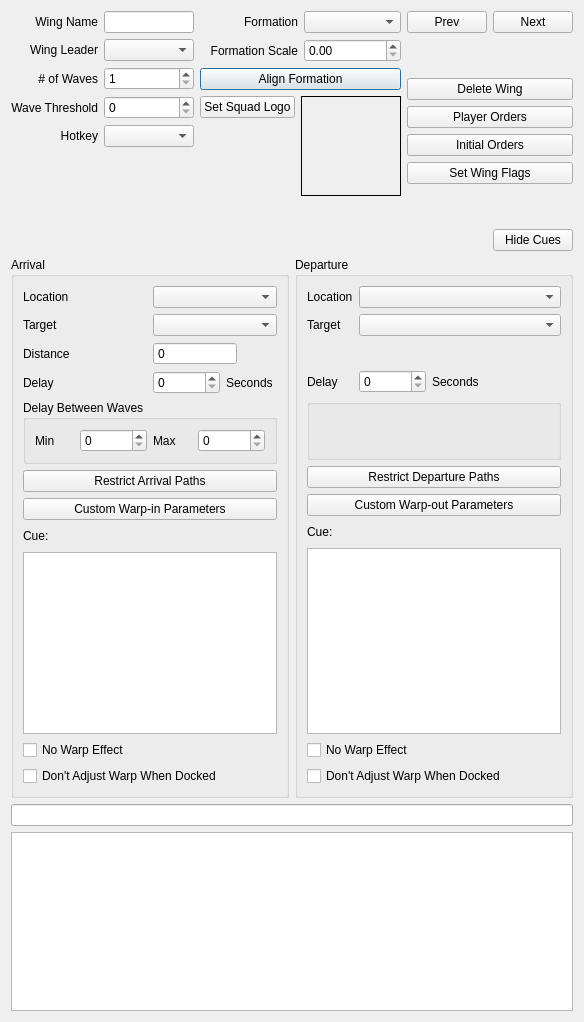
<?xml version="1.0" encoding="UTF-8"?>
<ui version="4.0">
 <class>fso::fred::dialogs::WingEditorDialog</class>
 <widget class="QDialog" name="fso::fred::dialogs::WingEditorDialog">
  <property name="geometry">
   <rect>
    <x>0</x>
    <y>0</y>
    <width>584</width>
    <height>1022</height>
   </rect>
  </property>
  <property name="sizePolicy">
   <sizepolicy hsizetype="Preferred" vsizetype="Preferred">
    <horstretch>0</horstretch>
    <verstretch>0</verstretch>
   </sizepolicy>
  </property>
  <property name="minimumSize">
   <size>
    <width>0</width>
    <height>0</height>
   </size>
  </property>
  <property name="windowTitle">
   <string>Edit Wing</string>
  </property>
  <layout class="QGridLayout" name="gridLayout">
   <property name="sizeConstraint">
    <enum>QLayout::SetDefaultConstraint</enum>
   </property>
   <item row="0" column="0">
    <layout class="QVBoxLayout" name="fullLayout">
     <property name="sizeConstraint">
      <enum>QLayout::SetDefaultConstraint</enum>
     </property>
     <item>
      <layout class="QHBoxLayout" name="topLayout" stretch="2,0,1">
       <item>
        <layout class="QVBoxLayout" name="firstColumn" stretch="1,0">
         <property name="rightMargin">
          <number>0</number>
         </property>
         <item>
          <layout class="QGridLayout" name="firstColumnOptions">
           <item row="4" column="0">
            <widget class="QLabel" name="hotkeyLabel">
             <property name="text">
              <string>Hotkey</string>
             </property>
             <property name="alignment">
              <set>Qt::AlignRight|Qt::AlignTrailing|Qt::AlignVCenter</set>
             </property>
            </widget>
           </item>
           <item row="2" column="0">
            <widget class="QLabel" name="numWavesLabel">
             <property name="text">
              <string># of Waves</string>
             </property>
             <property name="alignment">
              <set>Qt::AlignRight|Qt::AlignTrailing|Qt::AlignVCenter</set>
             </property>
            </widget>
           </item>
           <item row="0" column="1">
            <widget class="QLineEdit" name="wingNameEdit">
             <property name="toolTip">
              <string>&lt;html&gt;&lt;head/&gt;&lt;body&gt;&lt;p&gt;Sets the ship's name&lt;/p&gt;&lt;/body&gt;&lt;/html&gt;</string>
             </property>
            </widget>
           </item>
           <item row="3" column="0">
            <widget class="QLabel" name="waveThresholdLabel">
             <property name="text">
              <string>Wave Threshold</string>
             </property>
             <property name="alignment">
              <set>Qt::AlignRight|Qt::AlignTrailing|Qt::AlignVCenter</set>
             </property>
            </widget>
           </item>
           <item row="2" column="1">
            <widget class="QSpinBox" name="numWavesSpinBox">
             <property name="minimum">
              <number>1</number>
             </property>
             <property name="maximum">
              <number>16777215</number>
             </property>
            </widget>
           </item>
           <item row="3" column="1">
            <widget class="QSpinBox" name="waveThresholdSpinBox"/>
           </item>
           <item row="1" column="1">
            <widget class="QComboBox" name="wingLeaderCombo"/>
           </item>
           <item row="0" column="0">
            <widget class="QLabel" name="wingNameLabel">
             <property name="text">
              <string>Wing Name</string>
             </property>
             <property name="alignment">
              <set>Qt::AlignRight|Qt::AlignTrailing|Qt::AlignVCenter</set>
             </property>
            </widget>
           </item>
           <item row="1" column="0">
            <widget class="QLabel" name="wingLeaderLabel">
             <property name="text">
              <string>Wing Leader</string>
             </property>
             <property name="alignment">
              <set>Qt::AlignRight|Qt::AlignTrailing|Qt::AlignVCenter</set>
             </property>
            </widget>
           </item>
           <item row="4" column="1">
            <widget class="QComboBox" name="hotkeyCombo">
             <property name="autoFillBackground">
              <bool>true</bool>
             </property>
            </widget>
           </item>
          </layout>
         </item>
         <item>
          <spacer name="verticalSpacer_5">
           <property name="orientation">
            <enum>Qt::Vertical</enum>
           </property>
           <property name="sizeHint" stdset="0">
            <size>
             <width>20</width>
             <height>40</height>
            </size>
           </property>
          </spacer>
         </item>
        </layout>
       </item>
       <item>
        <layout class="QVBoxLayout" name="middleColumn" stretch="0,0,0,0">
         <item>
          <layout class="QGridLayout" name="middleOptionsGrid">
           <property name="verticalSpacing">
            <number>6</number>
           </property>
           <item row="3" column="1">
            <widget class="QDoubleSpinBox" name="formationScaleSpinBox">
             <property name="maximum">
              <double>16777215.000000000000000</double>
             </property>
             <property name="singleStep">
              <double>0.100000000000000</double>
             </property>
            </widget>
           </item>
           <item row="3" column="0">
            <widget class="QLabel" name="formationScaleLabel">
             <property name="text">
              <string>Formation Scale</string>
             </property>
             <property name="alignment">
              <set>Qt::AlignRight|Qt::AlignTrailing|Qt::AlignVCenter</set>
             </property>
            </widget>
           </item>
           <item row="1" column="0">
            <widget class="QLabel" name="formationLabel">
             <property name="text">
              <string>Formation</string>
             </property>
             <property name="alignment">
              <set>Qt::AlignRight|Qt::AlignTrailing|Qt::AlignVCenter</set>
             </property>
            </widget>
           </item>
           <item row="1" column="1">
            <widget class="QComboBox" name="formationCombo">
             <property name="toolTip">
              <string>&lt;html&gt;&lt;head/&gt;&lt;body&gt;&lt;p&gt;&lt;br/&gt;&lt;/p&gt;&lt;/body&gt;&lt;/html&gt;</string>
             </property>
             <property name="currentText">
              <string/>
             </property>
            </widget>
           </item>
          </layout>
         </item>
         <item>
          <widget class="QPushButton" name="alignFormationButton">
           <property name="text">
            <string>Align Formation</string>
           </property>
          </widget>
         </item>
         <item>
          <layout class="QHBoxLayout" name="horizontalLayout_3">
           <item>
            <layout class="QVBoxLayout" name="squadLogoControls">
             <property name="spacing">
              <number>6</number>
             </property>
             <item>
              <widget class="QPushButton" name="setSquadLogoButton">
               <property name="toolTip">
                <string>&lt;html&gt;&lt;head/&gt;&lt;body&gt;&lt;p&gt;Set ship's flags (Add special Features)&lt;/p&gt;&lt;/body&gt;&lt;/html&gt;</string>
               </property>
               <property name="text">
                <string>Set Squad Logo</string>
               </property>
              </widget>
             </item>
             <item>
              <widget class="QLabel" name="squadLogoFile">
               <property name="text">
                <string>&lt;none&gt;</string>
               </property>
               <property name="alignment">
                <set>Qt::AlignCenter</set>
               </property>
              </widget>
             </item>
             <item>
              <spacer name="verticalSpacer_3">
               <property name="orientation">
                <enum>Qt::Vertical</enum>
               </property>
               <property name="sizeHint" stdset="0">
                <size>
                 <width>20</width>
                 <height>40</height>
                </size>
               </property>
              </spacer>
             </item>
            </layout>
           </item>
           <item>
            <widget class="QLabel" name="squadLogoImage">
             <property name="sizePolicy">
              <sizepolicy hsizetype="Fixed" vsizetype="Fixed">
               <horstretch>0</horstretch>
               <verstretch>0</verstretch>
              </sizepolicy>
             </property>
             <property name="minimumSize">
              <size>
               <width>100</width>
               <height>100</height>
              </size>
             </property>
             <property name="maximumSize">
              <size>
               <width>100</width>
               <height>100</height>
              </size>
             </property>
             <property name="autoFillBackground">
              <bool>true</bool>
             </property>
             <property name="frameShape">
              <enum>QFrame::Box</enum>
             </property>
             <property name="frameShadow">
              <enum>QFrame::Plain</enum>
             </property>
             <property name="text">
              <string>&lt;none&gt;</string>
             </property>
             <property name="alignment">
              <set>Qt::AlignCenter</set>
             </property>
            </widget>
           </item>
          </layout>
         </item>
         <item>
          <spacer name="verticalSpacer">
           <property name="orientation">
            <enum>Qt::Vertical</enum>
           </property>
           <property name="sizeHint" stdset="0">
            <size>
             <width>20</width>
             <height>40</height>
            </size>
           </property>
          </spacer>
         </item>
        </layout>
       </item>
       <item>
        <layout class="QGridLayout" name="lastColumn">
         <property name="sizeConstraint">
          <enum>QLayout::SetDefaultConstraint</enum>
         </property>
         <property name="horizontalSpacing">
          <number>0</number>
         </property>
         <item row="5" column="0">
          <widget class="QPushButton" name="wingFlagsButton">
           <property name="toolTip">
            <string>&lt;html&gt;&lt;head/&gt;&lt;body&gt;&lt;p&gt;Set special wing flags&lt;/p&gt;&lt;/body&gt;&lt;/html&gt;</string>
           </property>
           <property name="text">
            <string>Set Wing Flags</string>
           </property>
          </widget>
         </item>
         <item row="3" column="0">
          <widget class="QPushButton" name="disbandWingButton">
           <property name="text">
            <string>Disband Wing</string>
           </property>
          </widget>
         </item>
         <item row="6" column="0">
          <spacer name="verticalSpacer_2">
           <property name="orientation">
            <enum>Qt::Vertical</enum>
           </property>
           <property name="sizeHint" stdset="0">
            <size>
             <width>20</width>
             <height>40</height>
            </size>
           </property>
          </spacer>
         </item>
         <item row="2" column="0">
          <widget class="QPushButton" name="deleteWingButton">
           <property name="text">
            <string>Delete Wing</string>
           </property>
          </widget>
         </item>
         <item row="0" column="0">
          <layout class="QHBoxLayout" name="directionalBtnLayout">
           <property name="spacing">
            <number>6</number>
           </property>
           <item>
            <widget class="QPushButton" name="prevWingButton">
             <property name="sizePolicy">
              <sizepolicy hsizetype="Preferred" vsizetype="Fixed">
               <horstretch>0</horstretch>
               <verstretch>0</verstretch>
              </sizepolicy>
             </property>
             <property name="maximumSize">
              <size>
               <width>16777215</width>
               <height>16777215</height>
              </size>
             </property>
             <property name="text">
              <string>Prev</string>
             </property>
            </widget>
           </item>
           <item>
            <widget class="QPushButton" name="nextWingButton">
             <property name="sizePolicy">
              <sizepolicy hsizetype="Preferred" vsizetype="Fixed">
               <horstretch>0</horstretch>
               <verstretch>0</verstretch>
              </sizepolicy>
             </property>
             <property name="maximumSize">
              <size>
               <width>16777215</width>
               <height>16777215</height>
              </size>
             </property>
             <property name="text">
              <string>Next</string>
             </property>
            </widget>
           </item>
          </layout>
         </item>
         <item row="4" column="0">
          <widget class="QPushButton" name="initialOrdersButton">
           <property name="toolTip">
            <string>&lt;html&gt;&lt;head/&gt;&lt;body&gt;&lt;p&gt;Give orders to the ship&lt;/p&gt;&lt;/body&gt;&lt;/html&gt;</string>
           </property>
           <property name="text">
            <string>Initial Orders</string>
           </property>
          </widget>
         </item>
         <item row="3" column="0">
          <widget class="QPushButton" name="playerOrdersButton">
           <property name="toolTip">
            <string>Configure which player orders ships in this wing will accept.</string>
           </property>
           <property name="text">
            <string>Player Orders</string>
           </property>
          </widget>
         </item>
         <item row="1" column="0">
          <spacer name="verticalSpacer_6">
           <property name="orientation">
            <enum>Qt::Vertical</enum>
           </property>
           <property name="sizeHint" stdset="0">
            <size>
             <width>20</width>
             <height>40</height>
            </size>
           </property>
          </spacer>
         </item>
        </layout>
       </item>
      </layout>
     </item>
     <item>
      <layout class="QHBoxLayout" name="buttons">
       <property name="sizeConstraint">
        <enum>QLayout::SetDefaultConstraint</enum>
       </property>
       <item>
        <spacer name="horizontalSpacer_2">
         <property name="orientation">
          <enum>Qt::Horizontal</enum>
         </property>
         <property name="sizeHint" stdset="0">
          <size>
           <width>40</width>
           <height>20</height>
          </size>
         </property>
        </spacer>
       </item>
       <item>
        <widget class="QPushButton" name="hideCuesButton">
         <property name="toolTip">
          <string>&lt;html&gt;&lt;head/&gt;&lt;body&gt;&lt;p&gt;Hide the arrival/departure section&lt;/p&gt;&lt;/body&gt;&lt;/html&gt;</string>
         </property>
         <property name="text">
          <string>Hide Cues</string>
         </property>
         <property name="checkable">
          <bool>true</bool>
         </property>
        </widget>
       </item>
      </layout>
     </item>
     <item>
      <layout class="QHBoxLayout" name="cueLayout">
       <item>
        <widget class="QGroupBox" name="arrivalGroupBox">
         <property name="title">
          <string>Arrival</string>
         </property>
         <layout class="QVBoxLayout" name="arrivalLayout">
          <item>
           <layout class="QGridLayout" name="arrivalBoxLayout">
            <item row="2" column="0">
             <widget class="QLabel" name="arrivalDistanceLabel">
              <property name="text">
               <string>Distance</string>
              </property>
             </widget>
            </item>
            <item row="0" column="0">
             <widget class="QLabel" name="arrivalLocationLabel">
              <property name="text">
               <string>Location</string>
              </property>
             </widget>
            </item>
            <item row="1" column="1">
             <widget class="QComboBox" name="arrivalTargetCombo">
              <property name="toolTip">
               <string>&lt;html&gt;&lt;head/&gt;&lt;body&gt;&lt;p&gt;Target Ship&lt;/p&gt;&lt;/body&gt;&lt;/html&gt;</string>
              </property>
             </widget>
            </item>
            <item row="1" column="0">
             <widget class="QLabel" name="arrivalTargetLabel">
              <property name="text">
               <string>Target</string>
              </property>
             </widget>
            </item>
            <item row="3" column="0">
             <widget class="QLabel" name="arrivalDelayLabel">
              <property name="text">
               <string>Delay</string>
              </property>
             </widget>
            </item>
            <item row="0" column="1">
             <widget class="QComboBox" name="arrivalLocationCombo">
              <property name="toolTip">
               <string>&lt;html&gt;&lt;head/&gt;&lt;body&gt;&lt;p&gt;Sets ship's arrival location&lt;/p&gt;&lt;p&gt;Hyperspace - Ship appears where it is on the map,&lt;/p&gt;&lt;p&gt;Near Ship - Ship appears at a random location the specified distance of the target,&lt;/p&gt;&lt;p&gt;In front of ship - Ship appears ate the specified distance somewhere in a cone in front of the target,&lt;/p&gt;&lt;p&gt;Docking Bay - Ship arrives in the targets fighter bay&lt;/p&gt;&lt;/body&gt;&lt;/html&gt;</string>
              </property>
             </widget>
            </item>
            <item row="3" column="1">
             <layout class="QHBoxLayout" name="arrivalDelayLayout">
              <item>
               <widget class="QSpinBox" name="arrivalDelaySpinBox">
                <property name="toolTip">
                 <string>&lt;html&gt;&lt;head/&gt;&lt;body&gt;&lt;p&gt;Time to wait after cue conditions met&lt;/p&gt;&lt;/body&gt;&lt;/html&gt;</string>
                </property>
                <property name="maximum">
                 <number>16777215</number>
                </property>
               </widget>
              </item>
              <item>
               <widget class="QLabel" name="arrivalSeconds">
                <property name="text">
                 <string>Seconds</string>
                </property>
               </widget>
              </item>
             </layout>
            </item>
            <item row="2" column="1">
             <layout class="QHBoxLayout" name="arrivalDistanceLayout">
              <item>
               <widget class="QSpinBox" name="arrivalDistanceSpinBox">
                <property name="toolTip">
                 <string>&lt;html&gt;&lt;head/&gt;&lt;body&gt;&lt;p&gt;Distance from target&lt;/p&gt;&lt;/body&gt;&lt;/html&gt;</string>
                </property>
                <property name="buttonSymbols">
                 <enum>QAbstractSpinBox::NoButtons</enum>
                </property>
                <property name="maximum">
                 <number>16777215</number>
                </property>
               </widget>
              </item>
              <item>
               <spacer name="distanceSpaceer">
                <property name="orientation">
                 <enum>Qt::Horizontal</enum>
                </property>
                <property name="sizeType">
                 <enum>QSizePolicy::Preferred</enum>
                </property>
                <property name="sizeHint" stdset="0">
                 <size>
                  <width>40</width>
                  <height>20</height>
                 </size>
                </property>
               </spacer>
              </item>
             </layout>
            </item>
           </layout>
          </item>
          <item>
           <widget class="QGroupBox" name="waveDelayGroupBox">
            <property name="title">
             <string>Delay Between Waves</string>
            </property>
            <layout class="QHBoxLayout" name="horizontalLayout">
             <item>
              <widget class="QLabel" name="minDelayLabel">
               <property name="text">
                <string>Min</string>
               </property>
              </widget>
             </item>
             <item>
              <widget class="QSpinBox" name="minDelaySpinBox">
               <property name="maximum">
                <number>16777215</number>
               </property>
              </widget>
             </item>
             <item>
              <widget class="QLabel" name="maxDelayLabel">
               <property name="text">
                <string>Max</string>
               </property>
              </widget>
             </item>
             <item>
              <widget class="QSpinBox" name="maxDelaySpinBox">
               <property name="maximum">
                <number>16777215</number>
               </property>
              </widget>
             </item>
            </layout>
           </widget>
          </item>
          <item>
           <widget class="QPushButton" name="restrictArrivalPathsButton">
            <property name="toolTip">
             <string>&lt;html&gt;&lt;head/&gt;&lt;body&gt;&lt;p&gt;Limit the fighterbay paths the arriving ship can use&lt;/p&gt;&lt;/body&gt;&lt;/html&gt;</string>
            </property>
            <property name="text">
             <string>Restrict Arrival Paths</string>
            </property>
           </widget>
          </item>
          <item>
           <widget class="QPushButton" name="customWarpinButton">
            <property name="toolTip">
             <string>&lt;html&gt;&lt;head/&gt;&lt;body&gt;&lt;p&gt;Change the apperance, speed and sound of the warp effect (Excluding Docking bay)&lt;/p&gt;&lt;/body&gt;&lt;/html&gt;</string>
            </property>
            <property name="text">
             <string>Custom Warp-in Parameters</string>
            </property>
           </widget>
          </item>
          <item>
           <layout class="QHBoxLayout" name="arrivalCueLayout">
            <item>
             <widget class="QLabel" name="arrivalCureLabel">
              <property name="text">
               <string>Cue:</string>
              </property>
             </widget>
            </item>
            <item>
             <spacer name="horizontalSpacer">
              <property name="orientation">
               <enum>Qt::Horizontal</enum>
              </property>
              <property name="sizeHint" stdset="0">
               <size>
                <width>40</width>
                <height>20</height>
               </size>
              </property>
             </spacer>
            </item>
           </layout>
          </item>
          <item>
           <widget class="fso::fred::sexp_tree" name="arrivalTree"/>
          </item>
          <item>
           <widget class="fso::fred::ShipFlagCheckbox" name="noArrivalWarpCheckBox">
            <property name="toolTip">
             <string>&lt;html&gt;&lt;head/&gt;&lt;body&gt;&lt;p&gt;Ship pops into existance&lt;/p&gt;&lt;/body&gt;&lt;/html&gt;</string>
            </property>
            <property name="text">
             <string>No Warp Effect</string>
            </property>
           </widget>
          </item>
          <item>
           <widget class="QCheckBox" name="noArrivalWarpAdjustCheckbox">
            <property name="text">
             <string>Don't Adjust Warp When Docked</string>
            </property>
           </widget>
          </item>
         </layout>
        </widget>
       </item>
       <item>
        <widget class="QGroupBox" name="departureGroupBox">
         <property name="title">
          <string>Departure</string>
         </property>
         <layout class="QVBoxLayout" name="departureLayout_2">
          <item>
           <layout class="QGridLayout" name="departureLayout">
            <item row="1" column="0">
             <widget class="QLabel" name="departureTargetLabel">
              <property name="text">
               <string>Target</string>
              </property>
             </widget>
            </item>
            <item row="1" column="1">
             <widget class="QComboBox" name="departureTargetCombo">
              <property name="toolTip">
               <string>&lt;html&gt;&lt;head/&gt;&lt;body&gt;&lt;p&gt;Set departure target&lt;/p&gt;&lt;/body&gt;&lt;/html&gt;</string>
              </property>
             </widget>
            </item>
            <item row="3" column="0">
             <widget class="QLabel" name="departureDelayLabel">
              <property name="text">
               <string>Delay</string>
              </property>
             </widget>
            </item>
            <item row="0" column="1">
             <widget class="QComboBox" name="departureLocationCombo">
              <property name="toolTip">
               <string>&lt;html&gt;&lt;head/&gt;&lt;body&gt;&lt;p&gt;Sets ship's departure location&lt;/p&gt;&lt;p&gt;Hyperspace - Ship leaves from where it is,&lt;/p&gt;&lt;p&gt;Docking Bay - Ship departs into the targets fighter bay&lt;/p&gt;&lt;/body&gt;&lt;/html&gt;</string>
              </property>
             </widget>
            </item>
            <item row="3" column="1">
             <layout class="QHBoxLayout" name="departureDelayLayout">
              <item>
               <widget class="QSpinBox" name="departureDelaySpinBox">
                <property name="toolTip">
                 <string>&lt;html&gt;&lt;head/&gt;&lt;body&gt;&lt;p&gt;Time to wait after cue conditions met&lt;/p&gt;&lt;/body&gt;&lt;/html&gt;</string>
                </property>
                <property name="maximum">
                 <number>16777215</number>
                </property>
               </widget>
              </item>
              <item>
               <widget class="QLabel" name="departureSeconds">
                <property name="text">
                 <string>Seconds</string>
                </property>
               </widget>
              </item>
              <item>
               <spacer name="departuredelaySpacer">
                <property name="orientation">
                 <enum>Qt::Horizontal</enum>
                </property>
                <property name="sizeHint" stdset="0">
                 <size>
                  <width>40</width>
                  <height>20</height>
                 </size>
                </property>
               </spacer>
              </item>
             </layout>
            </item>
            <item row="0" column="0">
             <widget class="QLabel" name="departureLocationLabel">
              <property name="text">
               <string>Location</string>
              </property>
             </widget>
            </item>
            <item row="2" column="0">
             <widget class="QLabel" name="fillerLabel_2">
              <property name="text">
               <string/>
              </property>
             </widget>
            </item>
            <item row="2" column="1">
             <spacer name="departureSpaceer">
              <property name="orientation">
               <enum>Qt::Vertical</enum>
              </property>
              <property name="sizeType">
               <enum>QSizePolicy::Minimum</enum>
              </property>
              <property name="sizeHint" stdset="0">
               <size>
                <width>20</width>
                <height>22</height>
               </size>
              </property>
             </spacer>
            </item>
           </layout>
          </item>
          <item>
           <widget class="QGroupBox" name="fillerGroupBox">
            <property name="title">
             <string/>
            </property>
            <property name="flat">
             <bool>false</bool>
            </property>
            <layout class="QHBoxLayout" name="horizontalLayout_2">
             <item>
              <spacer name="verticalSpacer_4">
               <property name="orientation">
                <enum>Qt::Vertical</enum>
               </property>
               <property name="sizeHint" stdset="0">
                <size>
                 <width>20</width>
                 <height>40</height>
                </size>
               </property>
              </spacer>
             </item>
             <item>
              <widget class="QLabel" name="fillerLabel">
               <property name="text">
                <string/>
               </property>
              </widget>
             </item>
            </layout>
           </widget>
          </item>
          <item>
           <widget class="QPushButton" name="restrictDeparturePathsButton">
            <property name="toolTip">
             <string>&lt;html&gt;&lt;head/&gt;&lt;body&gt;&lt;p&gt;Limit the fighterbay paths the departing ship can use&lt;/p&gt;&lt;/body&gt;&lt;/html&gt;</string>
            </property>
            <property name="text">
             <string>Restrict Departure Paths</string>
            </property>
           </widget>
          </item>
          <item>
           <widget class="QPushButton" name="customWarpoutButton">
            <property name="toolTip">
             <string>&lt;html&gt;&lt;head/&gt;&lt;body&gt;&lt;p&gt;Change the apperance, speed and sound of the warp effect (Hyperspace only)&lt;/p&gt;&lt;/body&gt;&lt;/html&gt;</string>
            </property>
            <property name="text">
             <string>Custom Warp-out Parameters</string>
            </property>
           </widget>
          </item>
          <item>
           <layout class="QHBoxLayout" name="departureCueLayout">
            <item>
             <widget class="QLabel" name="departureCueLabel">
              <property name="text">
               <string>Cue:</string>
              </property>
             </widget>
            </item>
            <item>
             <spacer name="departureCueSpacer">
              <property name="orientation">
               <enum>Qt::Horizontal</enum>
              </property>
              <property name="sizeHint" stdset="0">
               <size>
                <width>40</width>
                <height>20</height>
               </size>
              </property>
             </spacer>
            </item>
           </layout>
          </item>
          <item>
           <widget class="fso::fred::sexp_tree" name="departureTree"/>
          </item>
          <item>
           <widget class="fso::fred::ShipFlagCheckbox" name="noDepartureWarpCheckBox">
            <property name="toolTip">
             <string>&lt;html&gt;&lt;head/&gt;&lt;body&gt;&lt;p&gt;Ship pops out of existance&lt;/p&gt;&lt;/body&gt;&lt;/html&gt;</string>
            </property>
            <property name="text">
             <string>No Warp Effect</string>
            </property>
           </widget>
          </item>
          <item>
           <widget class="QCheckBox" name="noDepartureWarpAdjustCheckbox">
            <property name="text">
             <string>Don't Adjust Warp When Docked</string>
            </property>
           </widget>
          </item>
         </layout>
        </widget>
       </item>
      </layout>
     </item>
     <item>
      <widget class="QLineEdit" name="HelpTitle">
       <property name="enabled">
        <bool>true</bool>
       </property>
       <property name="readOnly">
        <bool>true</bool>
       </property>
      </widget>
     </item>
     <item>
      <widget class="QTextEdit" name="helpText">
       <property name="enabled">
        <bool>true</bool>
       </property>
       <property name="verticalScrollBarPolicy">
        <enum>Qt::ScrollBarAlwaysOff</enum>
       </property>
       <property name="readOnly">
        <bool>true</bool>
       </property>
      </widget>
     </item>
    </layout>
   </item>
  </layout>
 </widget>
 <customwidgets>
  <customwidget>
   <class>fso::fred::ShipFlagCheckbox</class>
   <extends>QCheckBox</extends>
   <header>ui/widgets/ShipFlagCheckbox.h</header>
  </customwidget>
  <customwidget>
   <class>fso::fred::sexp_tree</class>
   <extends>QTreeView</extends>
   <header>ui/widgets/sexp_tree.h</header>
  </customwidget>
 </customwidgets>
 <resources>
  <include location="../resources/resources.qrc"/>
 </resources>
 <connections/>
</ui>
